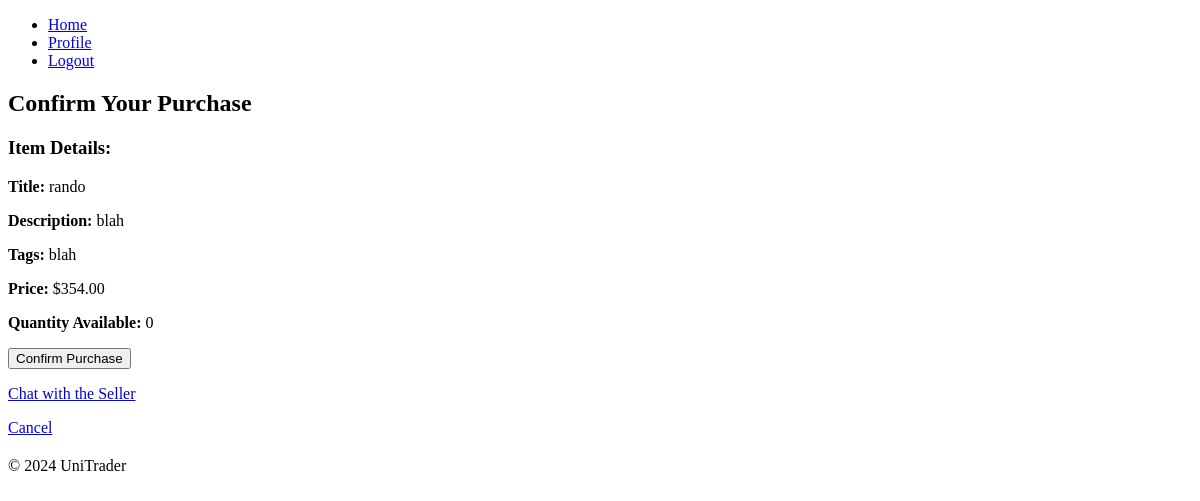
The app's page /confirm-purchase/2/ (signed in), older data.
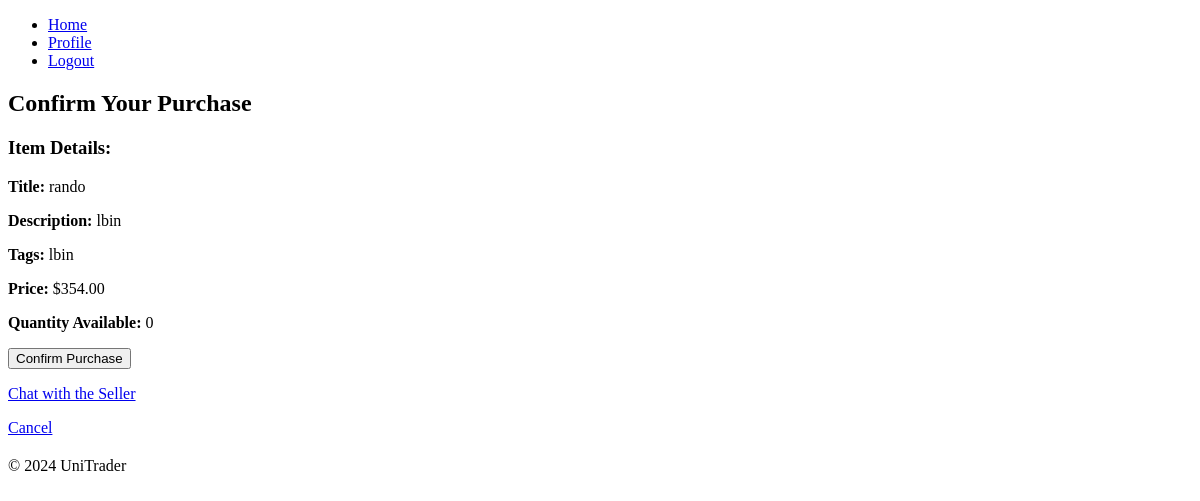
The same page, newer data.
### unitrader/models.py (models this page shows, shortened)
class Item(models.Model):
    item_title = models.CharField(max_length=100)
    item_description = models.TextField()
    item_tags = models.CharField(max_length=255, blank=True, null=True)
    item_age = models.IntegerField(null=True, blank=True)
    base_price = models.DecimalField(max_digits=10, decimal_places=2)
    item_image = models.ImageField(upload_to='item_images/', blank=True, null=True)
    quantity = models.IntegerField(default=1)
    seller = models.ForeignKey(User, on_delete=models.CASCADE)
    created_at = models.DateTimeField(auto_now_add=True)
    updated_at = models.DateTimeField(auto_now=True)
    highest_bid = models.DecimalField(max_digits=10, decimal_places=2, default=0.00)
    highest_bidder = models.ForeignKey(User, on_delete=models.SET_NULL, null=True, blank=True, related_name='highest_bidder')
    bidding_end_time = models.DateTimeField(default=timezone.now)  # Set this when the item is created
    status = models.CharField(max_length=20, choices=[('available', 'Available'), ('sold', 'Sold')], default='available')

### unitrader/views.py (the view, shortened to what this page needs)
# urls.py: path('confirm-purchase/<int:item_id>/', views.confirm_purchase, name='confirm_purchase'),
@login_required
def confirm_purchase(request, item_id):
    item = get_object_or_404(Item, id=item_id)
    profile = get_object_or_404(Profile, user=request.user)
    return render(request, "unitrader/confirm_purchase.html", {"item": item})

### templates/unitrader/confirm_purchase.html (shortened to what this page needs)
{% extends "unitrader/base.html" %}
{% block content %}
<h2>Confirm Your Purchase</h2>
<h3>Item Details:</h3>
<p><strong>Title:</strong> {{ item.item_title }}</p>
<p><strong>Description:</strong> {{ item.item_description }}</p>
<p><strong>Tags:</strong> {{ item.item_tags }}</p>
<p><strong>Price:</strong> ${{ item.base_price }}</p>
<p><strong>Quantity Available:</strong> {{ item.quantity }}</p>
<form method="POST" action="{% url 'confirm_purchase' item.id %}">
    <button type="submit">Confirm Purchase</button>
</form>
<p>
    <a href="{% url 'chat_with_seller' item.seller.id %}">Chat with the Seller</a>
</p>
<a href="{% url 'buy_items' %}">Cancel</a>
{% endblock %}

Row changes from the older to the newer data that the page shows:
changed Item "rando": item_description "blah" → "lbin"; item_tags "blah" → "lbin"
